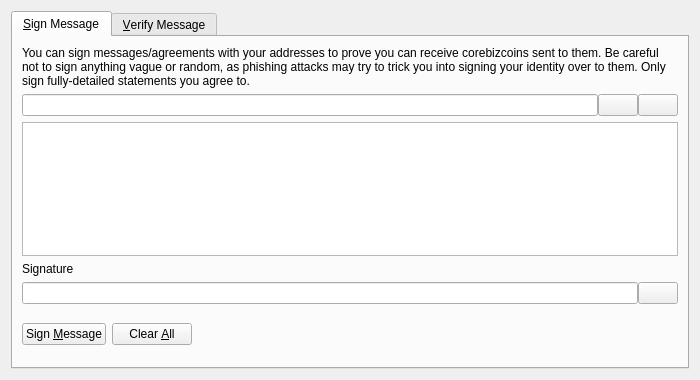
<?xml version="1.0" encoding="UTF-8"?>
<ui version="4.0">
 <class>SignVerifyMessageDialog</class>
 <widget class="QDialog" name="SignVerifyMessageDialog">
  <property name="geometry">
   <rect>
    <x>0</x>
    <y>0</y>
    <width>700</width>
    <height>380</height>
   </rect>
  </property>
  <property name="windowTitle">
   <string>Signatures - Sign / Verify a Message</string>
  </property>
  <property name="modal">
   <bool>true</bool>
  </property>
  <layout class="QVBoxLayout" name="verticalLayout">
   <item>
    <widget class="QTabWidget" name="tabWidget">
     <property name="currentIndex">
      <number>0</number>
     </property>
     <widget class="QWidget" name="tabSignMessage">
      <attribute name="title">
       <string>&amp;Sign Message</string>
      </attribute>
      <layout class="QVBoxLayout" name="verticalLayout_SM">
       <item>
        <widget class="QLabel" name="infoLabel_SM">
         <property name="text">
          <string>You can sign messages/agreements with your addresses to prove you can receive corebizcoins sent to them. Be careful not to sign anything vague or random, as phishing attacks may try to trick you into signing your identity over to them. Only sign fully-detailed statements you agree to.</string>
         </property>
         <property name="textFormat">
          <enum>Qt::PlainText</enum>
         </property>
         <property name="wordWrap">
          <bool>true</bool>
         </property>
        </widget>
       </item>
       <item>
        <layout class="QHBoxLayout" name="horizontalLayout_1_SM">
         <property name="spacing">
          <number>0</number>
         </property>
         <item>
          <widget class="QValidatedLineEdit" name="addressIn_SM">
           <property name="toolTip">
            <string>The CoreBizCoin address to sign the message with</string>
           </property>
          </widget>
         </item>
         <item>
          <widget class="QPushButton" name="addressBookButton_SM">
           <property name="toolTip">
            <string>Choose previously used address</string>
           </property>
           <property name="text">
            <string/>
           </property>
           <property name="icon">
            <iconset resource="../bitcoin.qrc">
             <normaloff>:/icons/address-book</normaloff>:/icons/address-book</iconset>
           </property>
           <property name="shortcut">
            <string>Alt+A</string>
           </property>
           <property name="autoDefault">
            <bool>false</bool>
           </property>
          </widget>
         </item>
         <item>
          <widget class="QPushButton" name="pasteButton_SM">
           <property name="toolTip">
            <string>Paste address from clipboard</string>
           </property>
           <property name="text">
            <string/>
           </property>
           <property name="icon">
            <iconset resource="../bitcoin.qrc">
             <normaloff>:/icons/editpaste</normaloff>:/icons/editpaste</iconset>
           </property>
           <property name="shortcut">
            <string>Alt+P</string>
           </property>
           <property name="autoDefault">
            <bool>false</bool>
           </property>
          </widget>
         </item>
        </layout>
       </item>
       <item>
        <widget class="QPlainTextEdit" name="messageIn_SM">
         <property name="toolTip">
          <string>Enter the message you want to sign here</string>
         </property>
        </widget>
       </item>
       <item>
        <widget class="QLabel" name="signatureLabel_SM">
         <property name="text">
          <string>Signature</string>
         </property>
         <property name="textFormat">
          <enum>Qt::PlainText</enum>
         </property>
        </widget>
       </item>
       <item>
        <layout class="QHBoxLayout" name="horizontalLayout_2_SM">
         <property name="spacing">
          <number>0</number>
         </property>
         <item>
          <widget class="QLineEdit" name="signatureOut_SM">
           <property name="font">
            <font>
             <italic>true</italic>
            </font>
           </property>
           <property name="readOnly">
            <bool>true</bool>
           </property>
          </widget>
         </item>
         <item>
          <widget class="QPushButton" name="copySignatureButton_SM">
           <property name="toolTip">
            <string>Copy the current signature to the system clipboard</string>
           </property>
           <property name="text">
            <string/>
           </property>
           <property name="icon">
            <iconset resource="../bitcoin.qrc">
             <normaloff>:/icons/editcopy</normaloff>:/icons/editcopy</iconset>
           </property>
           <property name="autoDefault">
            <bool>false</bool>
           </property>
          </widget>
         </item>
        </layout>
       </item>
       <item>
        <layout class="QHBoxLayout" name="horizontalLayout_3_SM">
         <item>
          <widget class="QPushButton" name="signMessageButton_SM">
           <property name="toolTip">
            <string>Sign the message to prove you own this CoreBizCoin address</string>
           </property>
           <property name="text">
            <string>Sign &amp;Message</string>
           </property>
           <property name="icon">
            <iconset resource="../bitcoin.qrc">
             <normaloff>:/icons/edit</normaloff>:/icons/edit</iconset>
           </property>
           <property name="autoDefault">
            <bool>false</bool>
           </property>
          </widget>
         </item>
         <item>
          <widget class="QPushButton" name="clearButton_SM">
           <property name="toolTip">
            <string>Reset all sign message fields</string>
           </property>
           <property name="text">
            <string>Clear &amp;All</string>
           </property>
           <property name="icon">
            <iconset resource="../bitcoin.qrc">
             <normaloff>:/icons/remove</normaloff>:/icons/remove</iconset>
           </property>
           <property name="autoDefault">
            <bool>false</bool>
           </property>
          </widget>
         </item>
         <item>
          <spacer name="horizontalSpacer_1_SM">
           <property name="orientation">
            <enum>Qt::Horizontal</enum>
           </property>
           <property name="sizeHint" stdset="0">
            <size>
             <width>40</width>
             <height>48</height>
            </size>
           </property>
          </spacer>
         </item>
         <item>
          <widget class="QLabel" name="statusLabel_SM">
           <property name="font">
            <font>
             <weight>75</weight>
             <bold>true</bold>
            </font>
           </property>
           <property name="text">
            <string/>
           </property>
           <property name="wordWrap">
            <bool>true</bool>
           </property>
          </widget>
         </item>
         <item>
          <spacer name="horizontalSpacer_2_SM">
           <property name="orientation">
            <enum>Qt::Horizontal</enum>
           </property>
           <property name="sizeHint" stdset="0">
            <size>
             <width>40</width>
             <height>48</height>
            </size>
           </property>
          </spacer>
         </item>
        </layout>
       </item>
      </layout>
     </widget>
     <widget class="QWidget" name="tabVerifyMessage">
      <attribute name="title">
       <string>&amp;Verify Message</string>
      </attribute>
      <layout class="QVBoxLayout" name="verticalLayout_VM">
       <item>
        <widget class="QLabel" name="infoLabel_VM">
         <property name="text">
          <string>Enter the receiver's address, message (ensure you copy line breaks, spaces, tabs, etc. exactly) and signature below to verify the message. Be careful not to read more into the signature than what is in the signed message itself, to avoid being tricked by a man-in-the-middle attack. Note that this only proves the signing party receives with the address, it cannot prove sendership of any transaction!</string>
         </property>
         <property name="textFormat">
          <enum>Qt::PlainText</enum>
         </property>
         <property name="alignment">
          <set>Qt::AlignLeading|Qt::AlignLeft|Qt::AlignTop</set>
         </property>
         <property name="wordWrap">
          <bool>true</bool>
         </property>
        </widget>
       </item>
       <item>
        <layout class="QHBoxLayout" name="horizontalLayout_1_VM">
         <property name="spacing">
          <number>0</number>
         </property>
         <item>
          <widget class="QValidatedLineEdit" name="addressIn_VM">
           <property name="toolTip">
            <string>The CoreBizCoin address the message was signed with</string>
           </property>
          </widget>
         </item>
         <item>
          <widget class="QPushButton" name="addressBookButton_VM">
           <property name="toolTip">
            <string>Choose previously used address</string>
           </property>
           <property name="text">
            <string/>
           </property>
           <property name="icon">
            <iconset resource="../bitcoin.qrc">
             <normaloff>:/icons/address-book</normaloff>:/icons/address-book</iconset>
           </property>
           <property name="shortcut">
            <string>Alt+A</string>
           </property>
           <property name="autoDefault">
            <bool>false</bool>
           </property>
          </widget>
         </item>
        </layout>
       </item>
       <item>
        <widget class="QPlainTextEdit" name="messageIn_VM"/>
       </item>
       <item>
        <widget class="QValidatedLineEdit" name="signatureIn_VM"/>
       </item>
       <item>
        <layout class="QHBoxLayout" name="horizontalLayout_2_VM">
         <item>
          <widget class="QPushButton" name="verifyMessageButton_VM">
           <property name="toolTip">
            <string>Verify the message to ensure it was signed with the specified CoreBizCoin address</string>
           </property>
           <property name="text">
            <string>Verify &amp;Message</string>
           </property>
           <property name="icon">
            <iconset resource="../bitcoin.qrc">
             <normaloff>:/icons/transaction_0</normaloff>:/icons/transaction_0</iconset>
           </property>
           <property name="autoDefault">
            <bool>false</bool>
           </property>
          </widget>
         </item>
         <item>
          <widget class="QPushButton" name="clearButton_VM">
           <property name="toolTip">
            <string>Reset all verify message fields</string>
           </property>
           <property name="text">
            <string>Clear &amp;All</string>
           </property>
           <property name="icon">
            <iconset resource="../bitcoin.qrc">
             <normaloff>:/icons/remove</normaloff>:/icons/remove</iconset>
           </property>
           <property name="autoDefault">
            <bool>false</bool>
           </property>
          </widget>
         </item>
         <item>
          <spacer name="horizontalSpacer_1_VM">
           <property name="orientation">
            <enum>Qt::Horizontal</enum>
           </property>
           <property name="sizeHint" stdset="0">
            <size>
             <width>40</width>
             <height>48</height>
            </size>
           </property>
          </spacer>
         </item>
         <item>
          <widget class="QLabel" name="statusLabel_VM">
           <property name="font">
            <font>
             <weight>75</weight>
             <bold>true</bold>
            </font>
           </property>
           <property name="text">
            <string/>
           </property>
           <property name="wordWrap">
            <bool>true</bool>
           </property>
          </widget>
         </item>
         <item>
          <spacer name="horizontalSpacer_2_VM">
           <property name="orientation">
            <enum>Qt::Horizontal</enum>
           </property>
           <property name="sizeHint" stdset="0">
            <size>
             <width>40</width>
             <height>48</height>
            </size>
           </property>
          </spacer>
         </item>
        </layout>
       </item>
      </layout>
     </widget>
    </widget>
   </item>
  </layout>
 </widget>
 <customwidgets>
  <customwidget>
   <class>QValidatedLineEdit</class>
   <extends>QLineEdit</extends>
   <header>qvalidatedlineedit.h</header>
  </customwidget>
 </customwidgets>
 <resources>
  <include location="../bitcoin.qrc"/>
 </resources>
 <connections/>
</ui>
